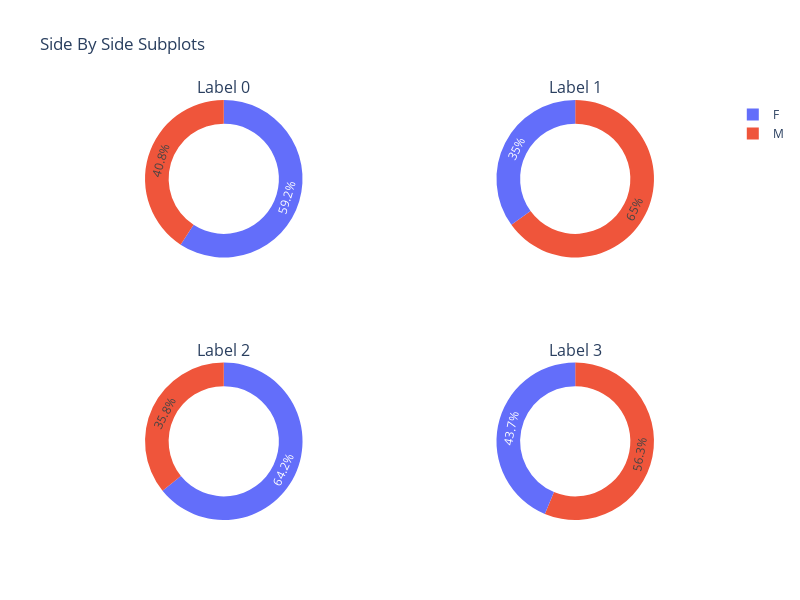

Notebook code cell kept with this figure:
### Code cell
cc_18191 = cc_1819[(cc_1819.Label == 0)]['GENERE'].value_counts()
cc_18192 =  cc_1819[(cc_1819.Label == 1)]['GENERE'].value_counts()
cc_18193 =  cc_1819[(cc_1819.Label == 2)]['GENERE'].value_counts()
cc_18194 =  cc_1819[(cc_1819.Label == 3)]['GENERE'].value_counts()

fig = make_subplots(rows=2, cols=2,subplot_titles=("Label 0","Label 1","Label 2","Label 3"),
                    specs=[[{"type": "pie"}, {"type": "pie"}],[{"type": "pie"}, {"type": "pie"}]])

fig.add_trace(
    go.Pie(values = cc_18191.values, labels = cc_18191.index, hole=0.7),
    row=1, col=1
)

fig.add_trace(
    go.Pie(values = cc_18192.values, labels = cc_18192.index, hole=0.7),
    row=1, col=2
)

fig.add_trace(
    go.Pie(values = cc_18193.values, labels = cc_18193.index, hole=0.7),
    row=2, col=1
)

fig.add_trace(
    go.Pie(values = cc_18194.values, labels = cc_18194.index, hole=0.7),
    row=2, col=2
)

fig.update_layout(height=600, width=800, title_text="Side By Side Subplots")
fig.show()

### Figure 1 — Plotly figure (JSON) as saved in the notebook; plotly's stock layout.template omitted (floating-point values rounded to 4 significant figures)
{"data": [{"domain": {"x": [0, 0.45], "y": [0.625, 1]}, "hole": 0.7, "labels": ["F", "M"], "type": "pie", "values": [229959, 158296]}, {"domain": {"x": [0.55, 1], "y": [0.625, 1]}, "hole": 0.7, "labels": ["M", "F"], "type": "pie", "values": [698330, 375227]}, {"domain": {"x": [0, 0.45], "y": [0, 0.375]}, "hole": 0.7, "labels": ["F", "M"], "type": "pie", "values": [134231, 74897]}, {"domain": {"x": [0.55, 1], "y": [0, 0.375]}, "hole": 0.7, "labels": ["M", "F"], "type": "pie", "values": [521030, 404326]}], "layout": {"annotations": [{"font": {"size": 16}, "showarrow": false, "text": "Label 0", "x": 0.225, "xanchor": "center", "xref": "paper", "y": 1, "yanchor": "bottom", "yref": "paper"}, {"font": {"size": 16}, "showarrow": false, "text": "Label 1", "x": 0.775, "xanchor": "center", "xref": "paper", "y": 1, "yanchor": "bottom", "yref": "paper"}, {"font": {"size": 16}, "showarrow": false, "text": "Label 2", "x": 0.225, "xanchor": "center", "xref": "paper", "y": 0.375, "yanchor": "bottom", "yref": "paper"}, {"font": {"size": 16}, "showarrow": false, "text": "Label 3", "x": 0.775, "xanchor": "center", "xref": "paper", "y": 0.375, "yanchor": "bottom", "yref": "paper"}], "height": 600, "title": {"text": "Side By Side Subplots"}, "width": 800}}
